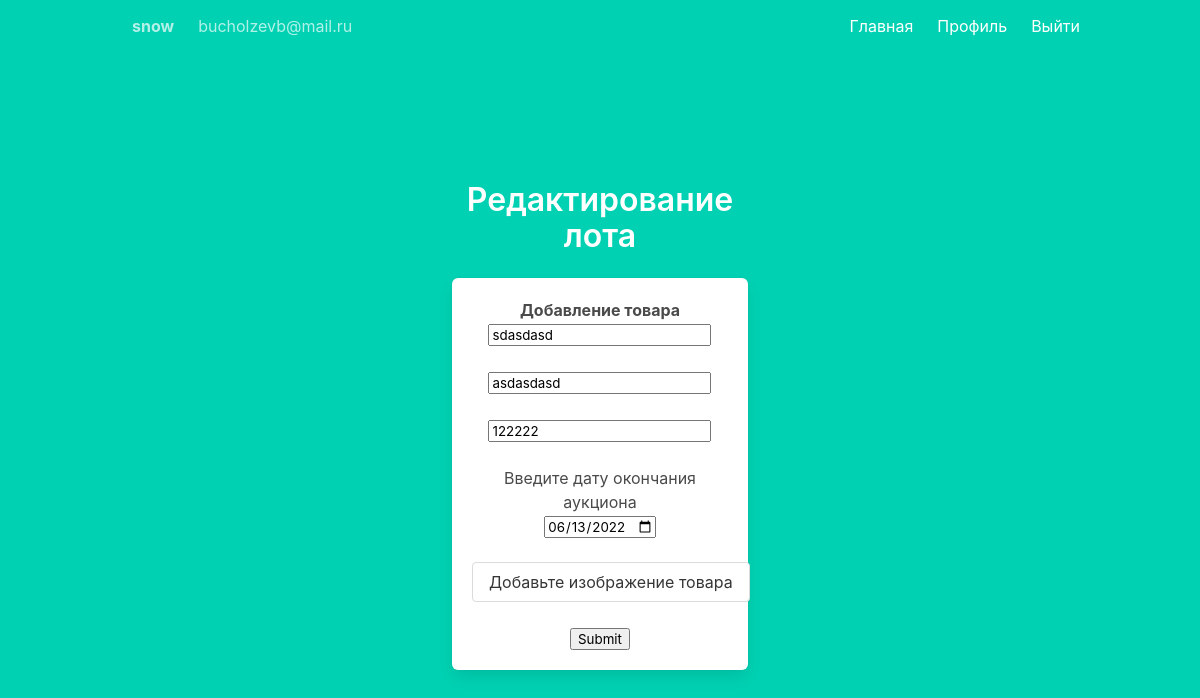
/change/5 (signed in), run on an earlier commit of the app's database.
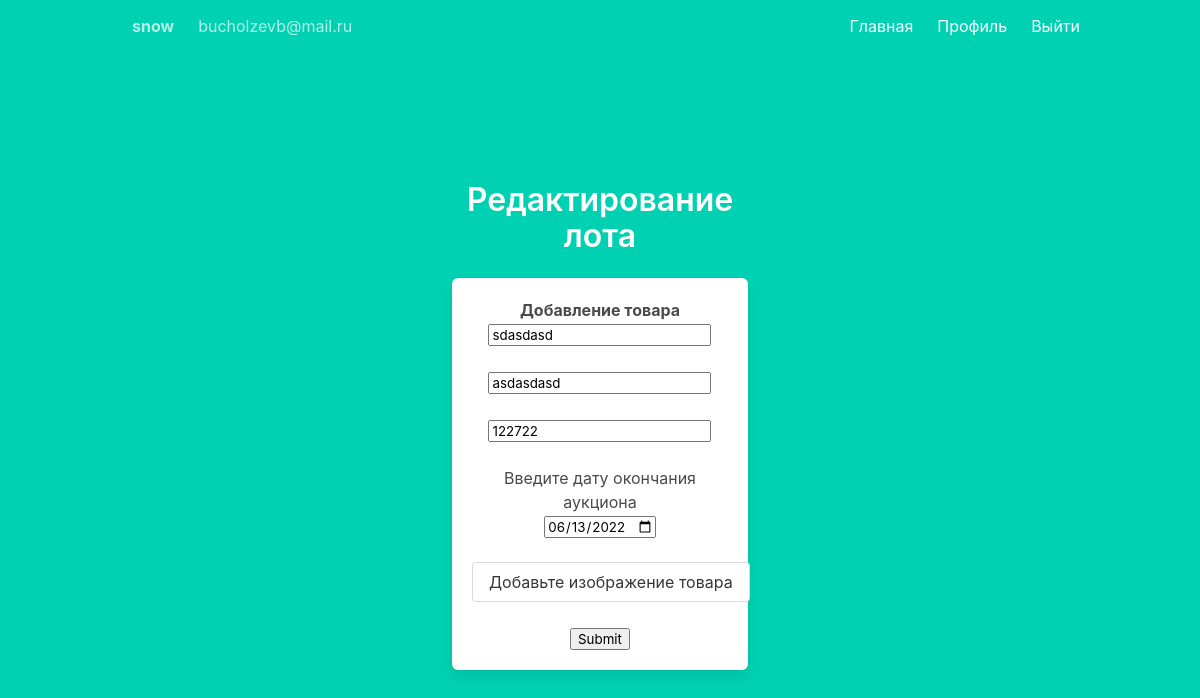
And on a later commit of the database.
### models.py (models this page shows, shortened)
class Item(db.Model):
    id = db.Column(db.Integer, primary_key=True)
    title = db.Column(db.String(100), nullable=False)
    description = db.Column(db.String(500))
    description = db.Column(db.String(500))
    price = db.Column(db.Integer, nullable=False)
    final_date = db.Column(db.Text, nullable=False)
    user_id = db.Column(db.Integer, db.ForeignKey('user.id'))
    buyer = db.Column(db.String(100), nullable=True, default="Пока никому. Станьте первым!")

### main.py (the view)
@main.route('/change/<int:num>', methods=['GET'])
@login_required
def change_get(num):
    item = Item.query.filter_by(id=num).first()
    return render_template("change.html", data=item)

### __init__.py (called while the page is built)
def create_app() -> Flask:
    app = Flask(__name__)
    app.config['SECRET_KEY'] = 'secret-key-goes-here'
    app.config['SQLALCHEMY_DATABASE_URI'] = 'sqlite:///db.sqlite'
    app.config['SQLALCHEMY_TRACK_MODIFICATIONS'] = False
    app.config['UPLOAD_FOLDER'] = UPLOAD_FOLDER
    db.init_app(app)
    login_manager = LoginManager()
    login_manager.login_view = 'auth.login'
    login_manager.init_app(app)
    with app.app_context():
        db.create_all()
    from .auth import auth as auth_blueprint
    app.register_blueprint(auth_blueprint)
    from .main import main as main_blueprint
    app.register_blueprint(main_blueprint)
    from .models import User
    @login_manager.user_loader
    def load_user(user_id):
        return User.query.get(int(user_id))
    return app

### templates/change.html (shortened to what this page needs)
{% extends "base.html" %}
{% block content %}
<div class="column is-4 is-offset-4">
    <h3 class="title">Редактирование лота</h3>
    <div class="box">
<div class="control ">
    <h1></h1><strong> Добавление товара</strong></h1>
    <form method="POST" enctype="multipart/form-data">
        <input type="text" class="form-control" name="title" id="title" placeholder="Название товара" value="{{data.title}}"  >
        <br><br>
        <input class="form-control" name="description" id="description" placeholder="Введите описание товара"  value="{{data.description}}">
        <br><br>
         <input type="price" class="form-control" name="price" id="price" placeholder="Начальная цена товара (руб)"  value="{{data.price}}">
        <br><br>
            <h6> Введите дату окончания аукциона</h6>
         <input type="date" name="final_date" id="final_date" value="{{data.final_date}}"
                        max="2023-06-04" min="2022-06-14">
        <br><br>
        <a class="button" href="/uploads">Добавьте изображение товара</a>
            <br><br>
            <input type=submit class="is-success is-normal">
    </form>
</div>
    </div></div>
 {% endblock %}

What changed in the data, as far as the page shows it:
changed Item "sdasdasd": price "122222" → "122722"
